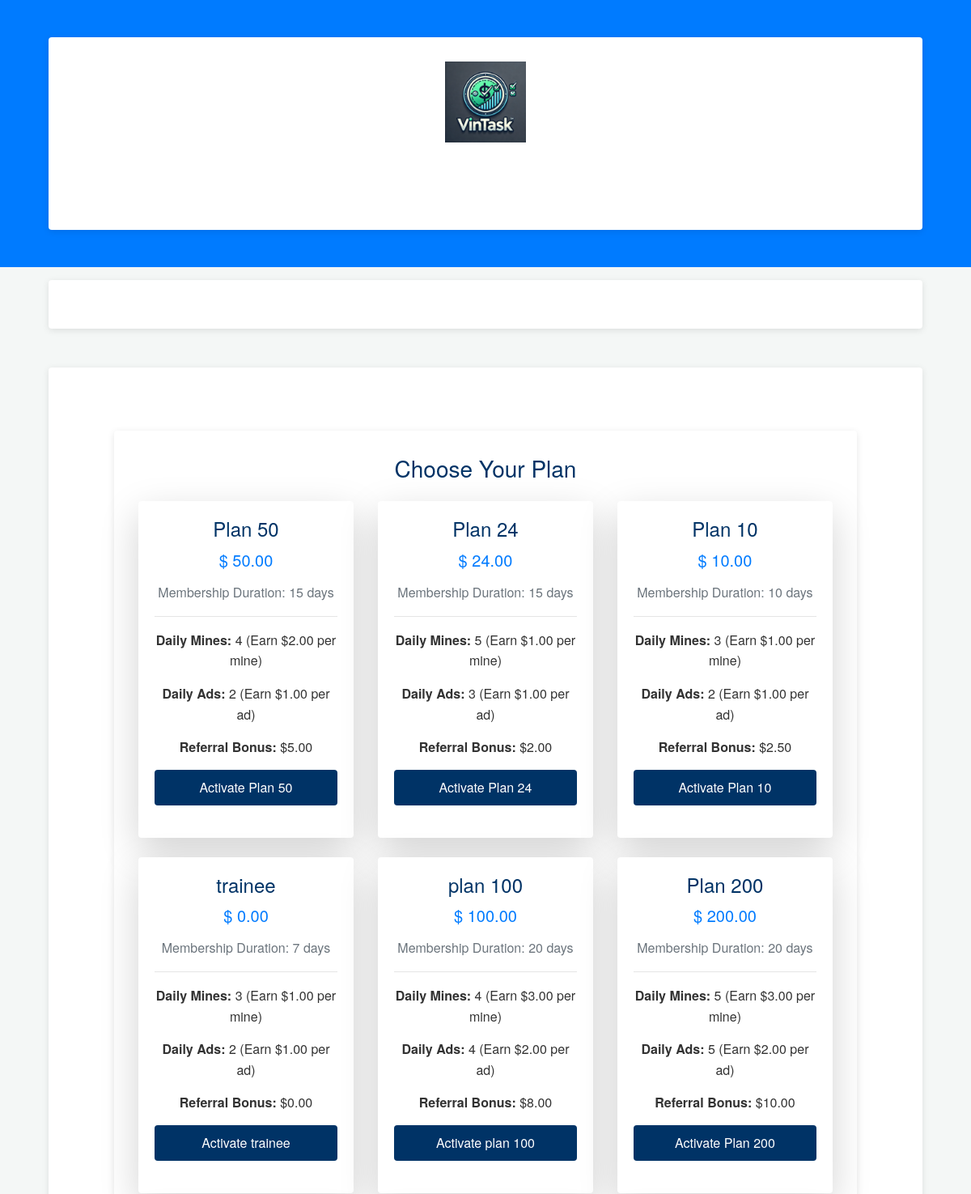
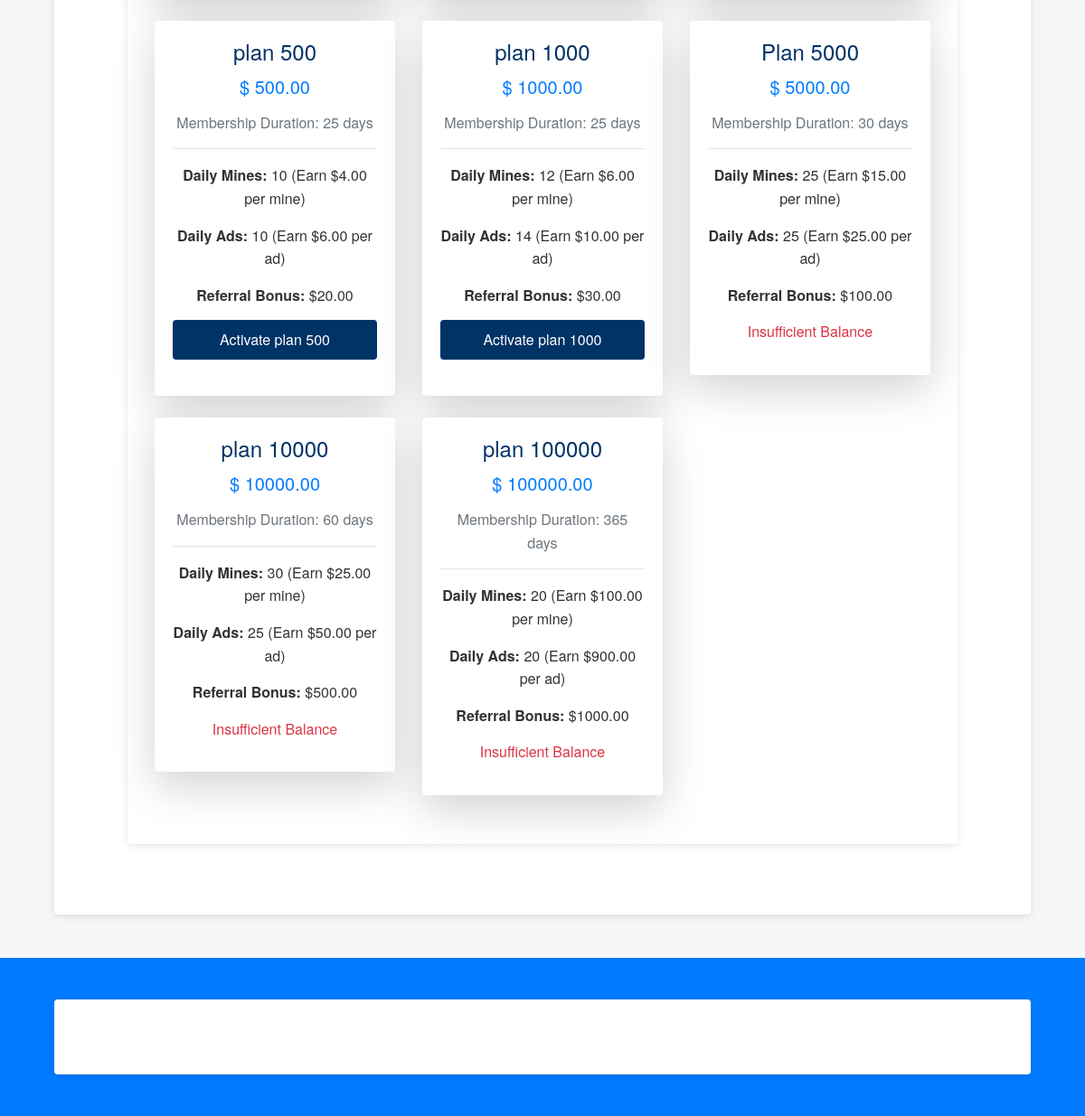
/tasks/choose_plan/ (signed in), run on the app's committed database (2 pictures, top to bottom).
### tasks/models.py (models this page shows, shortened)
class Plan(models.Model):
    name = models.CharField(max_length=100)  # e.g., "Trainee", "Plan 1000", etc.
    activation_fee = models.DecimalField(max_digits=10, decimal_places=2, default=0)
    daily_mines = models.IntegerField(default=0)
    reward_per_mine = models.DecimalField(max_digits=10, decimal_places=2, default=0)
    daily_ads = models.IntegerField(default=0)
    reward_per_ad = models.DecimalField(max_digits=10, decimal_places=2, default=0)
    membership_duration = models.IntegerField(default=0)  # in days
    invitation_commission = models.DecimalField(max_digits=10, decimal_places=2, default=0)

### tasks/views.py (the view)
# urls.py: path('choose_plan/', choose_plan, name='choose_plan'),
@login_required
def choose_plan(request):
    if request.method == "POST":
        plan_id = request.POST.get("plan_id")
        try:
            plan = Plan.objects.get(id=plan_id)
        except Plan.DoesNotExist:
            messages.error(request, "Invalid plan selected.")
            return redirect("choose_plan")
        user_profile = request.user.userprofile
        if user_profile.plan and user_profile.plan.id == plan.id:
            messages.error(request, "You are already on this plan. Please select a different plan to upgrade.")
            return redirect("choose_plan")
        if user_profile.balance < plan.activation_fee:
            messages.error(request, "Insufficient balance to activate this plan.")
            return redirect("choose_plan")
        user_profile.balance -= plan.activation_fee
        if user_profile.plan:
            user_profile.mines_today = 0
            user_profile.last_mine_date = None
            user_profile.ads_watched_today = 0
            user_profile.last_ad_date = None
        user_profile.plan = plan
        user_profile.plan_activation_date = datetime.date.today()
        user_profile.save()
        referral_code = request.session.get("referral_code", None)
        if referral_code:
            try:
                inviter = UserProfile.objects.get(referral_code=referral_code)
                if plan.name.strip().lower() != "trainee":
                    inviter.balance += plan.invitation_commission
                    inviter.save()
                    logger.info(f"Commission of {plan.invitation_commission} awarded to inviter {inviter.user.username}")
                else:
                    logger.info("No commission awarded because the new plan is 'trainee'")
            except UserProfile.DoesNotExist:
                logger.warning("Referral code invalid; no inviter found.")
            request.session.pop("referral_code", None)
        messages.success(request, "Plan activated/upgraded successfully! Your daily limits have been reset.")
        return redirect("home")
    else:
        plans = Plan.objects.all()
        user_balance = request.user.userprofile.balance
        return render(request, "tasks/choose_plan.html", {"plans": plans, "balance": user_balance})

### tasks/templates/tasks/choose_plan.html (shortened to what this page needs)
{% extends 'base.html' %}
{% block content %}
<div class="container my-5">
  <h2 class="text-center mb-4">Choose Your Plan</h2>
  <div class="row">
    {% for plan in plans %}
      <div class="col-md-4 mb-4">
        <div class="card shadow-lg border-0">
          <div class="card-body text-center">
            <h3 class="card-title">{{ plan.name }}</h3>
            <h5 class="text-primary">$ {{ plan.activation_fee }}</h5>
            <p class="text-muted">Membership Duration: {{ plan.membership_duration }} days</p>
            <hr>
            <p><strong>Daily Mines:</strong> {{ plan.daily_mines }} (Earn ${{ plan.reward_per_mine }} per mine)</p>
            <p><strong>Daily Ads:</strong> {{ plan.daily_ads }} (Earn ${{ plan.reward_per_ad }} per ad)</p>
            <p><strong>Referral Bonus:</strong> ${{ plan.invitation_commission }}</p>
            {% if balance >= plan.activation_fee %}
              <form method="POST" action="{% url 'choose_plan' %}">
                <button class="btn btn-success btn-block">Activate {{ plan.name }}</button>
              </form>
            {% else %}
              <p class="text-danger mt-2">Insufficient Balance</p>
            {% endif %}
          </div>
        </div>
      </div>
    {% endfor %}
  </div>
</div>
{% endblock %}

### static/css/styles.css (style rules this page uses)
* { margin: 0; padding: 0; box-sizing: border-box; }
body { font-family: 'Helvetica Neue', Helvetica, Arial, sans-serif; font-size: 16px; line-height: 1.6; background-color: #f4f7f6; color: #333; }
.container { width: 90%; max-width: 1200px; margin: 30px auto; background-color: #ffffff; padding: 30px; border-radius: 4px; box-shadow: 0 2px 8px rgba(0, 0, 0, 0.1); }
h1, h2, h3, h4, h5, h6 { margin-bottom: 15px; color: #003366; }
h2 { font-size: 1.75rem; }
h3 { font-size: 1.5rem; }
p { margin-bottom: 15px; }
.btn, button, input[type="submit"] { display: inline-block; padding: 10px 20px; background-color: #003366; color: #fff; border: none; border-radius: 4px; text-decoration: none; font-size: 1rem; cursor: pointer; transition: background-color 0.3s ease; }
form { margin-bottom: 20px; }

### data on the page
Plan: name "Plan 50", activation_fee "50.00", membership_duration "15", daily_mines "4", reward_per_mine "2.00", daily_ads "2", reward_per_ad "1.00", invitation_commission "5.00"
Plan: name "Plan 24", activation_fee "24.00", membership_duration "15", daily_mines "5", reward_per_mine "1.00", daily_ads "3", reward_per_ad "1.00", invitation_commission "2.00"
Plan: name "Plan 10", activation_fee "10.00", membership_duration "10", daily_mines "3", reward_per_mine "1.00", daily_ads "2", reward_per_ad "1.00", invitation_commission "2.50"
Plan: name "trainee", activation_fee "0.00", membership_duration "7", daily_mines "3", reward_per_mine "1.00", daily_ads "2", reward_per_ad "1.00", invitation_commission "0.00"
Plan: name "plan 100", activation_fee "100.00", membership_duration "20", daily_mines "4", reward_per_mine "3.00", daily_ads "4", reward_per_ad "2.00", invitation_commission "8.00"
Plan: name "Plan 200", activation_fee "200.00", membership_duration "20", daily_mines "5", reward_per_mine "3.00", daily_ads "5", reward_per_ad "2.00", invitation_commission "10.00"
Plan: name "plan 500", activation_fee "500.00", membership_duration "25", daily_mines "10", reward_per_mine "4.00", daily_ads "10", reward_per_ad "6.00", invitation_commission "20.00"
Plan: name "plan 1000", activation_fee "1000.00", membership_duration "25", daily_mines "12", reward_per_mine "6.00", daily_ads "14", reward_per_ad "10.00", invitation_commission "30.00"
Plan: name "Plan 5000", activation_fee "5000.00", membership_duration "30", daily_mines "25", reward_per_mine "15.00", daily_ads "25", reward_per_ad "25.00", invitation_commission "100.00", shows "Insufficient Balance"
Plan: name "plan 10000", activation_fee "10000.00", membership_duration "60", daily_mines "30", reward_per_mine "25.00", daily_ads "25", reward_per_ad "50.00", invitation_commission "500.00", shows "Insufficient Balance"
Plan: name "plan 100000", activation_fee "100000.00", membership_duration "365", daily_mines "20", reward_per_mine "100.00", daily_ads "20", reward_per_ad "900.00", invitation_commission "1000.00", shows "Insufficient Balance"
